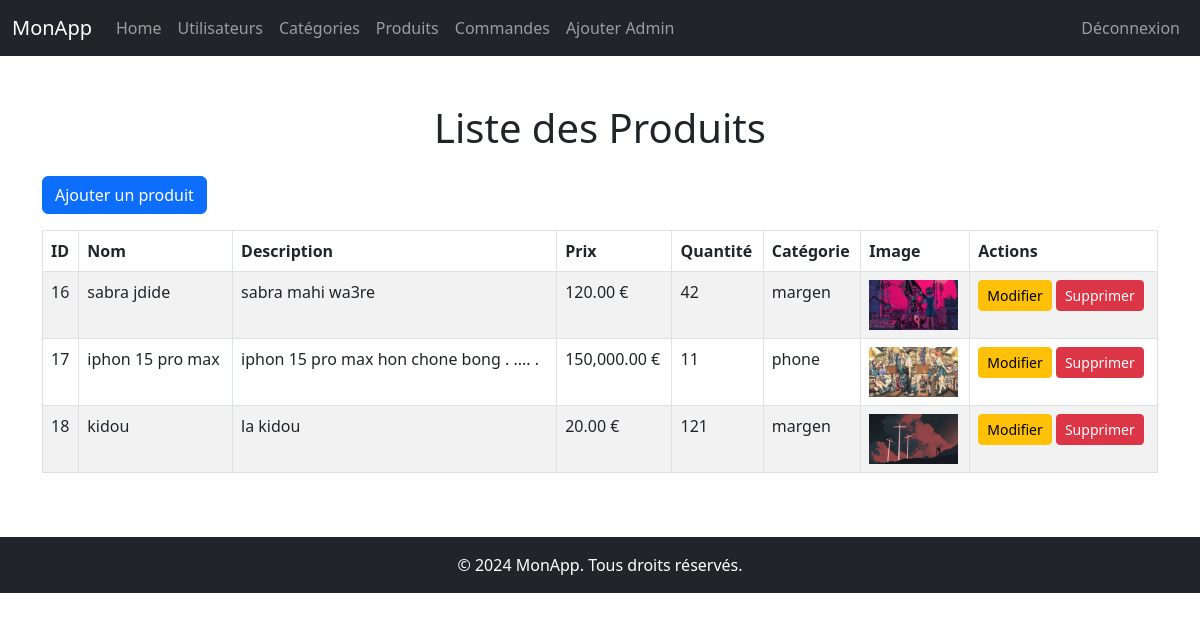
The page /admin/products/index_product.php (signed in) on the database its author committed.
### tables this page shows
CREATE TABLE `products` (
  `id` int(11) NOT NULL,
  `name` varchar(255) NOT NULL,
  `description` text NOT NULL,
  `price` decimal(10,2) NOT NULL,
  `image` varchar(255) NOT NULL,
  `quantity` int(5) NOT NULL,
  `category_id` int(11) DEFAULT NULL
);

CREATE TABLE `category` (
  `id` int(11) NOT NULL,
  `name` varchar(255) NOT NULL,
  `description` text DEFAULT NULL
);

### admin/products/index_product.php (the view, shortened to what this page needs)
<?php
include '../../config/db_conn.php';
$sql = "SELECT
            p.id,
            p.name,
            p.description,
            p.price,
            p.quantity,
            p.image,
            c.name AS category_name
        FROM products p
        LEFT JOIN category c ON p.category_id = c.id";
$result = mysqli_query($conn, $sql);
?>
<!DOCTYPE html>
<html lang="fr">
<head>
    <link href="https://cdn.jsdelivr.net/npm/bootstrap@5.3.0-alpha1/dist/css/bootstrap.min.css" rel="stylesheet">
</head>
<body class="d-flex flex-column min-vh-100">
    <?php include "../../src/php/navbar.php"; ?>
    <main class="container my-5">
        <h1 class="text-center mb-4">Liste des Produits</h1>
        <a href="add_product.php" class="btn btn-primary mb-3">Ajouter un produit</a>
        <table class="table table-bordered table-striped">
            <thead>
                <tr>
                    <th>ID</th>
                    <th>Nom</th>
                    <th>Description</th>
                    <th>Prix</th>
                    <th>Quantité</th>
                    <th>Catégorie</th>
                    <th>Image</th>
                    <th>Actions</th>
                </tr>
            </thead>
            <tbody>
                <?php if (mysqli_num_rows($result) > 0): ?>
                    <?php while ($row = mysqli_fetch_assoc($result)): ?>
                        <tr>
                            <td><?= htmlspecialchars($row['id']); ?></td>
                            <td><?= htmlspecialchars($row['name']); ?></td>
                            <td><?= htmlspecialchars($row['description']); ?></td>
                            <td><?= number_format($row['price'], 2); ?> €</td>
                            <td><?= htmlspecialchars($row['quantity']); ?></td>
                            <td><?= htmlspecialchars($row['category_name'] ?? "Non catégorisé"); ?></td>
                            <td>
                                <?php if (!empty($row['image']) && file_exists($_SERVER['DOCUMENT_ROOT'] . '/' . $row['image'])): ?>
                                    <img src="/<?= htmlspecialchars($row['image']); ?>" alt="Image du produit" style="height: 50px;">
                                <?php else: ?>
                                    <img src="/uploads/default.png" alt="Image par défaut" style="height: 50px;">
                                <?php endif; ?>
                            </td>
                            <td>
                                <a href="edit_product.php?id=<?= $row['id']; ?>" class="btn btn-warning btn-sm">Modifier</a>
                                <a href="delete_product.php?id=<?= $row['id']; ?>" class="btn btn-danger btn-sm" onclick="return confirm('Êtes-vous sûr de vouloir supprimer ce produit ?');">Supprimer</a>
                            </td>
                        </tr>
                    <?php endwhile; ?>
                <?php else: ?>
                    <tr>
                        <td colspan="8" class="text-center">Aucun produit trouvé.</td>
                    </tr>
                <?php endif; ?>
            </tbody>
        </table>
    </main>
    <?php include "../../src/php/footer.php"; ?>
</body>
</html>

### rows shown on the page
products: id "16", name "sabra jdide", description "sabra mahi wa3re", price "120.00", quantity "42", category.name "margen", image (picture)
products: id "17", name "iphon 15 pro max", description "iphon 15 pro max hon chone bong . .... .", price "150,000.00", quantity "11", category.name "phone", image (picture)
products: id "18", name "kidou", description "la kidou", price "20.00", quantity "121", category.name "margen", image (picture)
